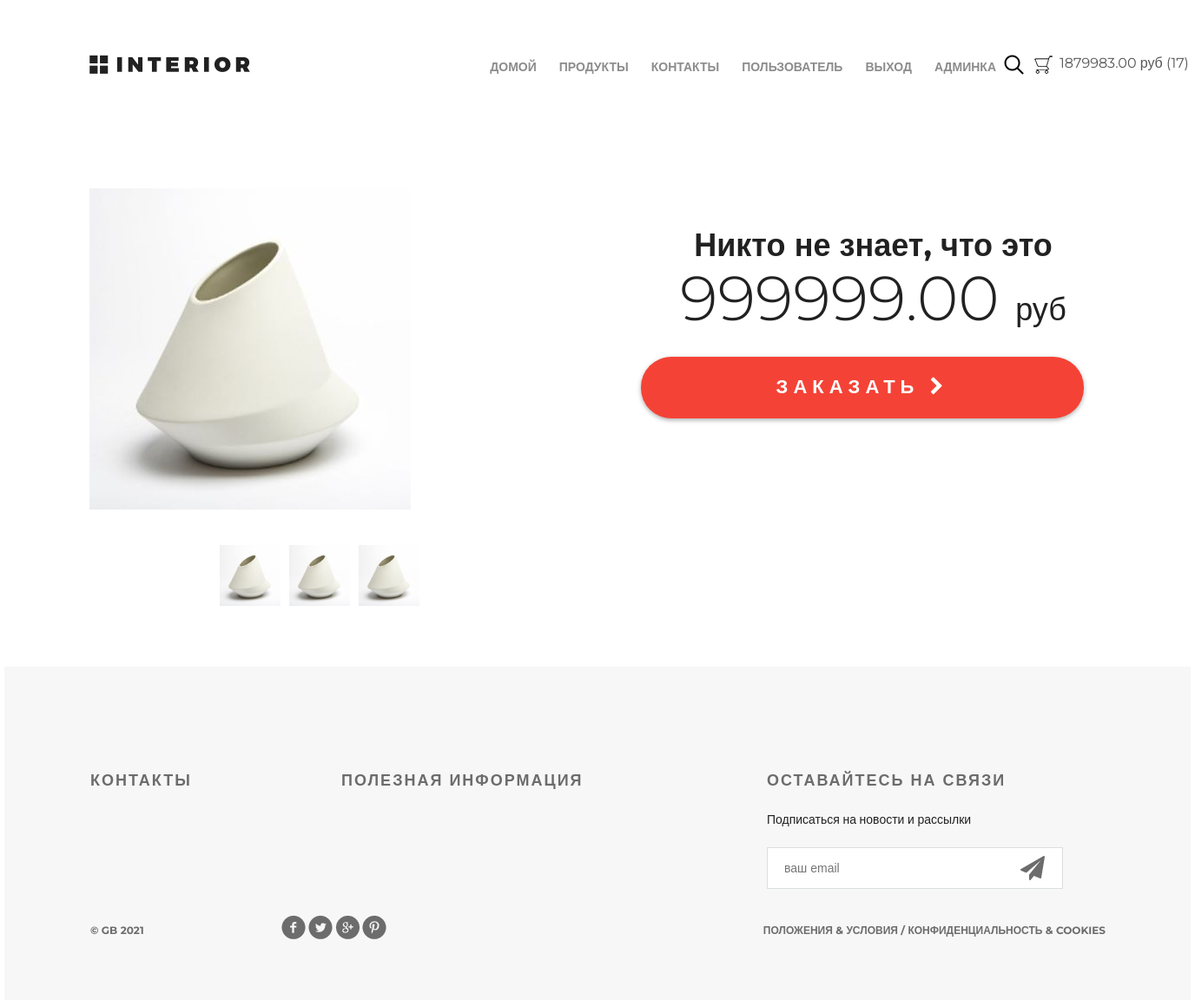
Before: /products/product/40/ (signed in) with the older database file.
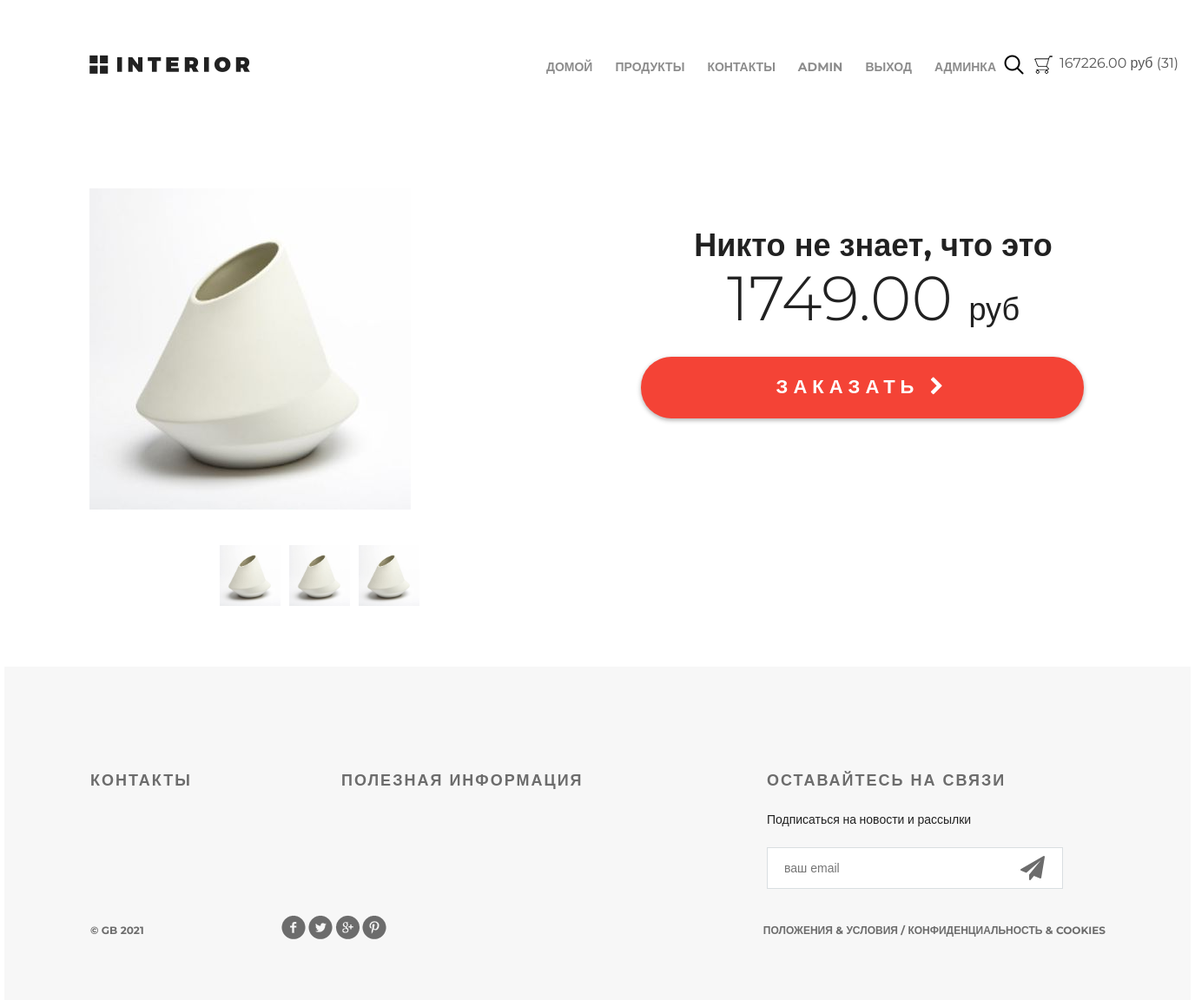
After: the same page with the newer database file.
### authapp/models.py (models this page shows)
class ShopUser(AbstractUser):
    avatar = models.ImageField(upload_to="users_avatars", verbose_name="Аватар пользователя", blank=True)
    country = models.TextField(max_length=32, verbose_name="Страна", blank=True)
    age = models.PositiveSmallIntegerField(verbose_name="Возраст")

### basketapp/models.py (models this page shows, shortened)
class Basket(models.Model):
    user = models.ForeignKey(settings.AUTH_USER_MODEL, on_delete=models.CASCADE, related_name="basket")
    product = models.ForeignKey(Product, on_delete=models.CASCADE)
    quantity = models.PositiveIntegerField(verbose_name="количество", default=0)
    add_date = models.DateTimeField(auto_now_add=True, verbose_name="время добавления")
    @property
    def price(self):
        return self.product.price * self.quantity
    @property
    def total_price(self):
        return sum(map(lambda p: p.price, Basket.objects.filter(user=self.user)))
    @property
    def total_quantity(self):
        return sum(map(lambda p: p.quantity, Basket.objects.filter(user=self.user)))

### mainapp/models.py (models this page shows, shortened)
class Product(models.Model):
    category = models.ForeignKey(ProductCategory, on_delete=models.CASCADE)
    name = models.CharField(max_length=64, verbose_name="Имя товара")
    short_desc = models.CharField(max_length=256, blank=True, verbose_name="Краткое описание товара")
    description = models.TextField(blank=True, verbose_name="Описание товара")
    image = models.ImageField(upload_to="products_previews", blank=True, verbose_name="Картинка товара")
    price = models.DecimalField(max_digits=8, decimal_places=2, verbose_name="Цена товара")
    quantity = models.PositiveSmallIntegerField(default=0, verbose_name="Количество на складе")
    is_active = models.BooleanField(verbose_name="Активно", default=True)

### mainapp/views.py (the view)
# urls.py: path('product/<int:pk>/', views.product, name='product')
def product(request, pk):
    item = get_object_or_404(Product, pk=pk)
    context = {
        'title': item.name,
        'product': item
    }
    if request.user.is_authenticated:
        context["basket"] = Basket.objects.filter(user=request.user)
    return render(request, 'mainapp/product.html', context=context)

### mainapp/templates/mainapp/product.html (shortened to what this page needs)
{% extends 'mainapp/base.html' %}
{% load static %}
{% block content %}
  <div class="details">
    <div class="hero-white">
      {% include 'mainapp/includes/inc_nav_menu.html' %}
    </div>
    <div class="details-products">
      <div class="details-slider">
        <div class="slider-product">
          <img src="/media/{{ product.image }}"
               alt="{{ product.short_desc }}">
        </div>
        <div class="slider-control">
          <div class="block">
            <a href="#">
              <img src="/media/{{ product.image }}" alt="вариант 1">
            </a>
          </div>
          <div class="block">
            <a href="#">
              <img src="/media/{{ product.image }}" alt="вариант 2">
            </a>
          </div>
          <div class="block">
            <a href="#">
              <img src="/media/{{ product.image }}" alt="вариант 3">
            </a>
          </div>
        </div>
      </div>
      <div class="description">
        <h3 class="big-bold">{{ product.name }}</h3>
        <br>
        <p class="price"> {{ product.price }} <span>руб</span></p>
        <a href="{% url 'basket:add' product.pk %}" class="red-button">
          заказать
          <i class="fa fa-chevron-right" aria-hidden="true"></i>
        </a>
      </div>
    </div>
  </div>
{% endblock %}

### mainapp/templates/mainapp/includes/inc_nav_menu.html
<div class="header clearfix">
    <a href={% url 'home' %} class="logo"></a>
    <ul class="menu">
        <li><a href={% url 'home' %} {% if page == 'home' %} class="active" {% endif %}>домой</a></li>
        <li><a href={% url 'products:products' %} {% if page == 'products' %} class="active" {% endif %}>продукты</a></li>
        <li><a href={% url 'contact' %} {% if page == 'contact' %} class="active" {% endif %}>контакты</a></li>
        {% if user.is_authenticated %}
        <li><a href={% url 'auth:edit' %}>{{ user.first_name|default:"Пользователь" }}</a></li>
        <li><a href={% url 'auth:logout' %}>выход</a></li>
        {% if user.is_superuser %}
            <li><a href="{% url 'adminapp:users' %}">админка</a></li>
        {% endif %}
        {% else %}
        <li><a href={% url 'auth:login' %}>вход</a></li>
        <li><a href={% url 'auth:register' %}>регистрация</a></li>
        {% endif %}
    </ul>
    <a href="#" class="search"></a>
    <a href={% url 'basket:view' %} class="basket">
        {% if basket %}
            <span>{{ basket.0.total_price }}&nbsp;руб&nbsp;({{ basket.0.total_quantity }})</span>
        {% endif %}
    </a>
</div>

Changed rows visible on the page:
removed Basket: user+product+quantity "1879983.00", user+quantity "17"
changed ShopUser: first_name "ПОЛЬЗОВАТЕЛЬ" → "ADMIN"
added Basket: user+product+quantity "167226.00", user+quantity "31"
changed Product "Никто не знает, что это": price "999999.00" → "1749.00"
